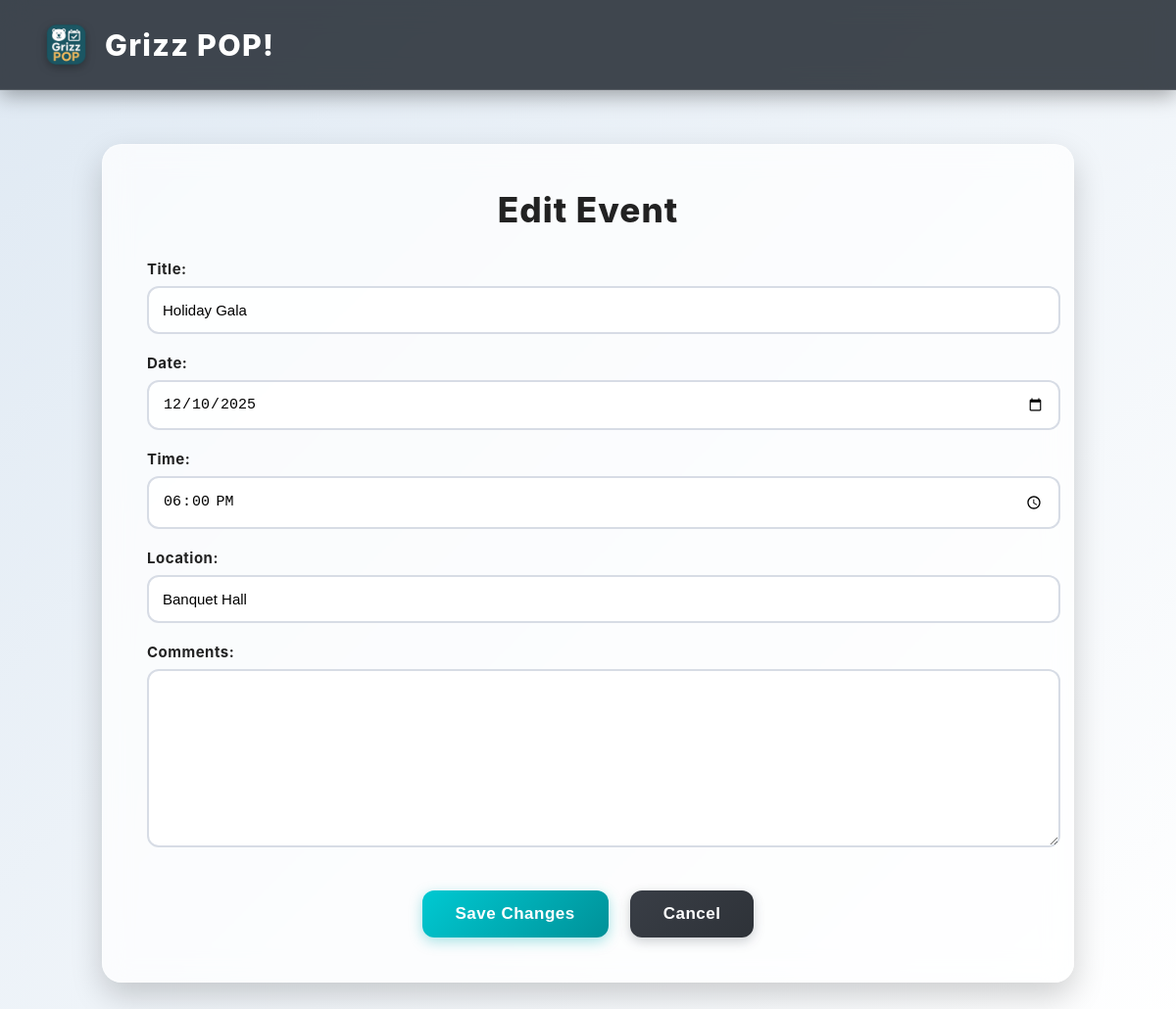
Page /edit_event.php?id=20 on the committed database.
### tables this page shows
CREATE TABLE events (
    eventID INT AUTO_INCREMENT PRIMARY KEY,
    title VARCHAR(100) NOT NULL,
    description TEXT,
    location VARCHAR(100),
    date DATE,
    time TIME,
    status ENUM('Planned','Scheduled','Completed','Cancelled'),
    setupList VARCHAR(255),
    organizerID INT,
    FOREIGN KEY (organizerID) REFERENCES users(userID)
);

### edit_event.php (the view, shortened to what this page needs)
<?php
$servername = "localhost";
$username = "root";
$password = "";
$dbname = "grizz_pop_database";
$conn = new mysqli($servername, $username, $password, $dbname);
$eventID = intval($_GET['id']);
$sql = "SELECT * FROM events WHERE eventID = $eventID";
$result = $conn->query($sql);
$event = $result->fetch_assoc();
?>
<!DOCTYPE html>
<html lang="en">
<head>
</head>
<body>
<header>
    <div class="logo-container">
        <img src="images/Grizz POP.png" class="logo" alt="Grizz POP Logo">
        <span class="logo-text">Grizz POP!</span>
    </div>
</header>
<div class="edit-card">
    <div class="edit-title">Edit Event</div>
    <form method="POST">
        <label>Title:</label>
        <input type="text" name="title"
               value="<?= htmlspecialchars($event['title']) ?>" required>
        <label>Date:</label>
        <input type="date" name="date" value="<?= $event['date'] ?>" required>
        <label>Time:</label>
        <input type="time" name="time" value="<?= $event['time'] ?>">
        <label>Location:</label>
        <input type="text" name="location"
               value="<?= htmlspecialchars($event['location']) ?>" required>
        <label>Comments:</label>
        <textarea name="comments"><?= htmlspecialchars($event['customComments'] ?? "") ?></textarea>
        <div class="button-row">
            <button type="submit" class="saveBtn">Save Changes</button>
            <a href="creation_user.php">
                <button type="button" class="cancelBtn">Cancel</button>
            </a>
        </div>
    </form>
</div>
</body>
</html>

### edit_event.php (style rules this page uses)
body { margin: 0; font-family: "Inter", sans-serif; background: linear-gradient(135deg, #dfe9f3, #ffffff); color: #222; animation: fadeIn 0.6s ease-in-out; }
header { background: rgba(34, 40, 49, 0.85); backdrop-filter: blur(14px); padding: 18px 40px; display: flex; justify-content: space-between; align-items: center; color: white; border-bottom: 1px solid rgba(255,255,255,0.12); box-shadow: 0 5px 20px rgba(0,0,0,0.35); }
.logo-container { display: flex; align-items: center; gap: 12px; }
.logo { width: 55px; filter: drop-shadow(0 3px 5px rgba(0,0,0,0.3)); }
.logo-text { font-size: 1.9rem; font-weight: 800; letter-spacing: 1.3px; }
.edit-card { max-width: 900px; margin: 55px auto; padding: 45px; border-radius: 20px; background: rgba(255,255,255,0.75); backdrop-filter: blur(14px); border: 1px solid rgba(255,255,255,0.4); box-shadow: 0 14px 32px rgba(0,0,0,0.18); animation: fadeIn 0.6s ease-in-out; transition: 0.3s ease; }
.edit-title { font-size: 2.2rem; font-weight: 800; text-align: center; letter-spacing: 1px; color: #222; margin-bottom: 30px; }
label { display: block; margin-top: 20px; font-size: 15px; font-weight: 700; color: #222; letter-spacing: 0.5px; }
input, textarea, select { width: 100%; margin-top: 8px; padding: 14px; font-size: 15px; background: rgba(255,255,255,0.85); border: 2px solid #d7dce5; border-radius: 12px; transition: 0.25s ease; }
textarea { min-height: 150px; resize: vertical; }
.button-row { margin-top: 40px; display: flex; justify-content: center; gap: 22px; }
.saveBtn { background: linear-gradient(135deg, #00c9d2, #009198); color: white; padding: 14px 34px; font-size: 17px; border-radius: 12px; border: none; cursor: pointer; font-weight: 700; letter-spacing: 0.5px; transition: 0.3s ease; box-shadow: 0 4px 14px rgba(0,173,181,0.35); }
.cancelBtn { background: linear-gradient(135deg, #393e46, #2e3238); color: white; padding: 14px 34px; font-size: 17px; border-radius: 12px; border: none; cursor: pointer; font-weight: 700; letter-spacing: 0.5px; transition: 0.3s ease; box-shadow: 0 4px 12px rgba(57,62,70,0.25); }

### rows in the picture
events: title "Holiday Gala", date "12/10/2025", time "18:00:00", location "Banquet Hall"
